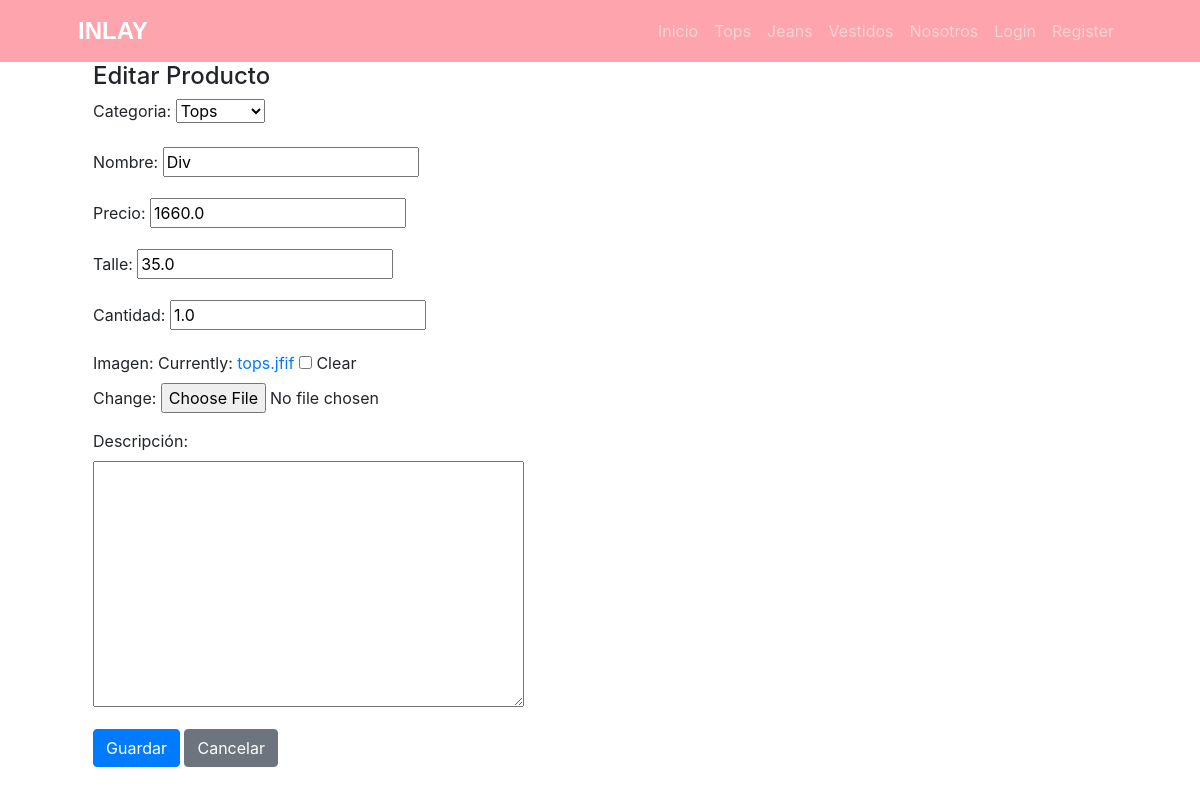
The page /producto/update/jeans/7 on the database as committed earlier.
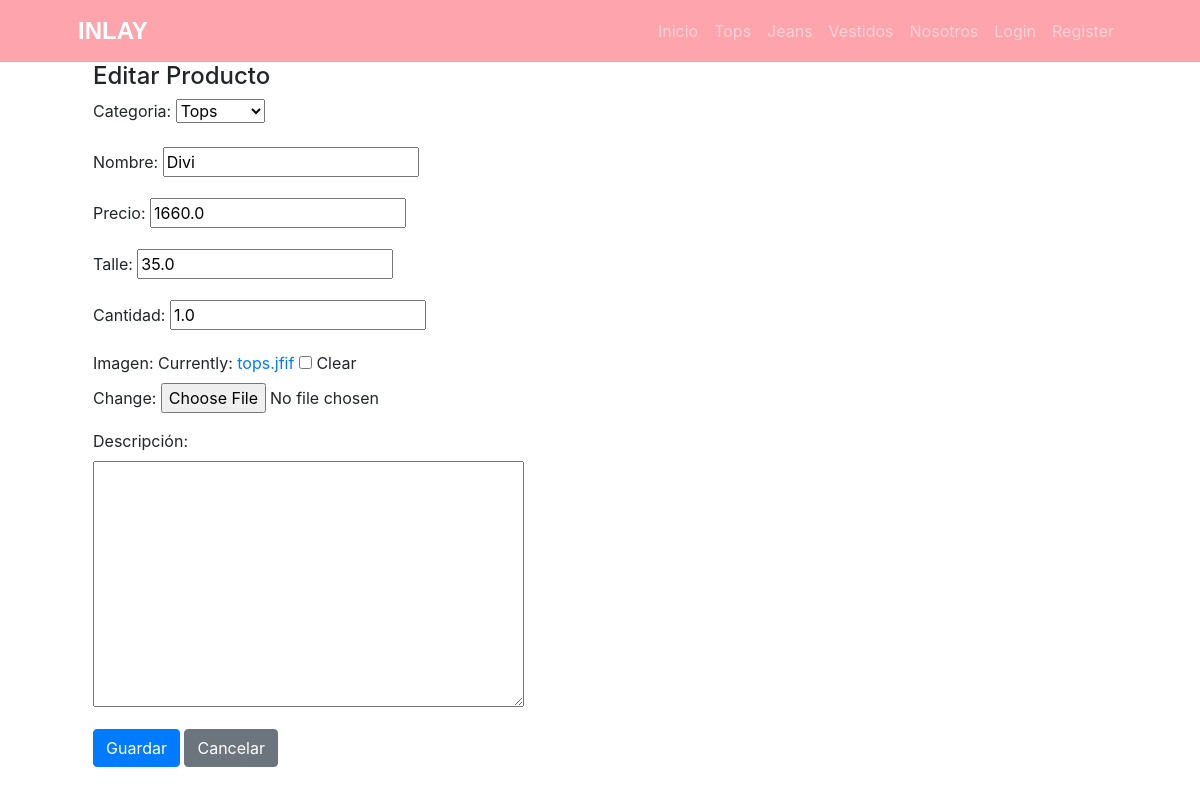
The same page on the database as committed later.
### core/models.py (models this page shows, shortened)
class Producto(models.Model):
    categoria_id = models.ForeignKey(ProductoCategoria, null=True, blank=True, on_delete=models.SET_NULL)
    nombre = models.CharField(max_length=100)
    precio = models.FloatField()
    talle = models.FloatField()
    cantidad = models.FloatField()
    descripcion = models.TextField(null=True, blank=True, verbose_name = "descripción")
    fecha_actualizacion = models.DateField(null=True, blank=True, default=timezone.now(), editable=False, verbose_name = "fecha de actualización")
    imagenProducto = models.ImageField(null=True, blank=True, upload_to="")
    class meta:
        verbose_name = "producto"
        verbose_name_plural = "productos"

### core/views.py (the view)
# urls.py: path("producto/update/jeans/<int:pk>", views.ProductoUpdateJeans.as_view(), name="producto_update_jeans"),
class ProductoUpdateJeans(UpdateView):
    model = Producto
    context_object_name = "jeans"
    form_class = ProductoForm
    success_url = reverse_lazy("core:producto_list_jeans")
    template_name = "core/producto_jeans_form.html"

### core/forms.py
class ProductoForm(forms.ModelForm):
    class Meta:
        model = Producto
        fields = "__all__"

### core/models.py (called while the page is built)
    def __str__(self):
        return self.nombre

### core/templates/core/producto_jeans_form.html (shortened to what this page needs)
{% extends 'core/base.html' %}
{% block content %}
<div class="container">
    <h4>Editar Producto</h4>
    <div class="row">
        <div class="col-md-6">
            <form method="post">
                <div class="form-group">
                  <label for="{{ form.categoria_id.id_for_label }}">Categoria:</label>
                  {{ form.categoria_id }}
                </div>
                <div class="form-group">
                    <label for="{{ form.nombre.id_for_label }}">Nombre:</label>
                    {{ form.nombre }}
                </div>
                <div class="form-group">
                  <label for="{{ form.precio.id_for_label }}">Precio:</label>
                  {{ form.precio }}
                </div>
                <div class="form-group">
                  <label for="{{ form.talle.id_for_label }}">Talle:</label>
                  {{ form.talle }}
                </div>
                <div class="form-group">
                  <label for="{{ form.cantidad.id_for_label }}">Cantidad:</label>
                  {{ form.cantidad }}
                </div>
                <div class="form-group">
                  <label for="{{ form.imagenProducto.id_for_label }}">Imagen:</label>
                  {{ form.imagenProducto }}
                </div>
                <div class="form-group">
                    <label for="{{ form.descripcion.id_for_label }}">Descripción:</label>
                    {{ form.descripcion }}
                </div>
                <button type="submit" class="btn btn-primary">Guardar</button>
                <a href="{% url 'core:producto_list_jeans' %}" class="btn btn-secondary">Cancelar</a>
            </form>
        </div>
    </div>
</div>
{% endblock content %}

Rows that differ between the two databases and show on the page:
changed Producto "Tops": nombre "Div" → "Divi"
